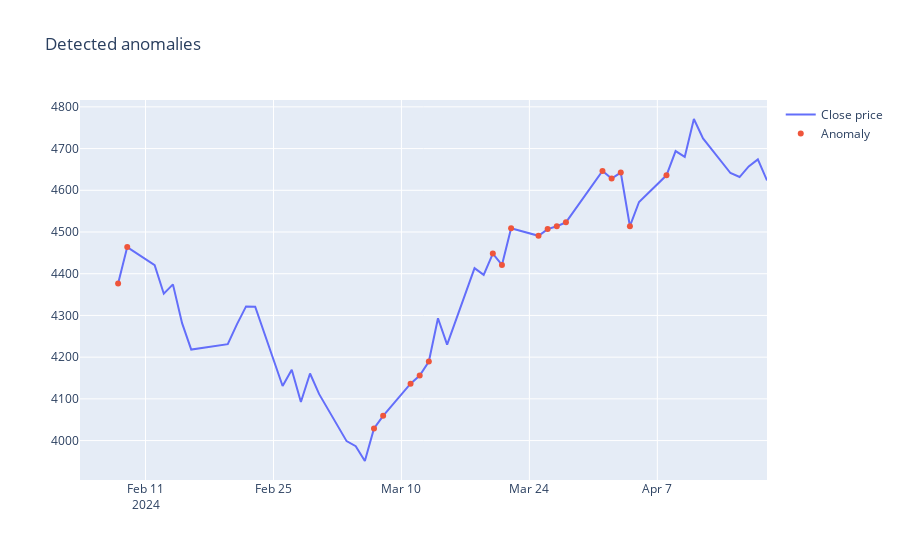

Source (notebook cell):
### Code cell
fig = go.Figure()
fig.add_trace(go.Scatter(x=anomaly_df['Date'], y=source_data[:,0], name='Close price'))
fig.add_trace(go.Scatter(x=anomalies['Date'], y=anomaly_data[:,0], mode='markers', name='Anomaly'))
fig.update_layout(showlegend=True, title='Detected anomalies')
fig.show()
